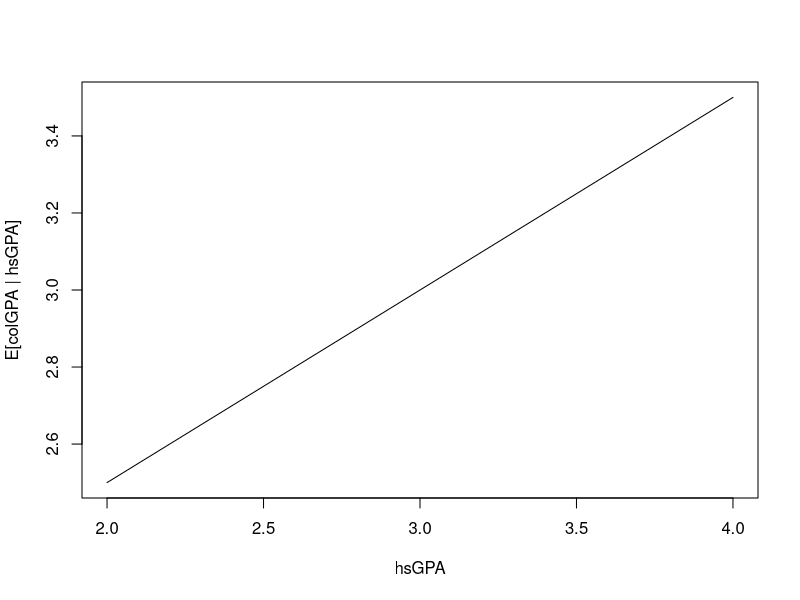

R code for this plot:
## >>> GET & SAVE (details in the R guide) -------------------------
## GET, git mode  -> run in the Console:
##   download.file("https://raw.githubusercontent.com/isaaccloh/ECON377/main/377_2026/D08/D08_starter.R", "D08.R")
## GET, easy mode -> copy this file from github.com/isaaccloh/ECON377 (377_2026/D08) into a new script
## SAVE your work -> commit + push D08.R to your own econ377 repo (or upload it on github.com)
## ----------------------------------------------------------------

## ECN 377 - Day 8 STARTER  |  The SLR model & E[Y|X]
## ------------------------------------------------------------------
## Model:  Y = b0 + b1*X + U,  so  E[Y|X] = b0 + b1*X  (a straight line).
## Today we only EVALUATE the line; estimating b0,b1 from data is Day 9.
## Fill the TODO, then COMMIT + PUSH.
## ------------------------------------------------------------------

## ---- Demo: colGPA as a FUNCTION of hsGPA  (illustrates R functions) ----
## Notes:  E[colGPA | hsGPA] = 1.5 + 0.5*hsGPA
b0 <- 1.5                      # intercept
b1 <- 0.5                      # slope
colgpa <- function(hsgpa) {       # define colGPA as a function of hsGPA
  b0 + b1*hsgpa                          # the line:  b0 + b1*hsgpa
}
colgpa(3.6)                       # use it: predicted colGPA at hsGPA = 3.6   (-> 3.3)
b1*1                            # how much does colGPA change from hsGPA 2.6 to 3.6?  (use colgpa)
hsGPA <- seq(2, 4, by = 0.1)      # a range of hsGPA values
plot(hsGPA, colgpa(hsGPA), type = "l",
     xlab = "hsGPA", ylab = "E[colGPA | hsGPA]")   # plot the line

## ================= PROBLEMS (your turn) =========================
pred_30 <- b0+b1*3.0   # (a) expected colGPA at hsGPA = 3.0   (hint: b0 + b1*3.0)
## (b) In one sentence (comment): what does E[U | X] = 0 say?
##     ANSWER:
## (c) In one sentence (comment): why might it fail for wage = b0 + b1*educ + U?
##     ANSWER:
